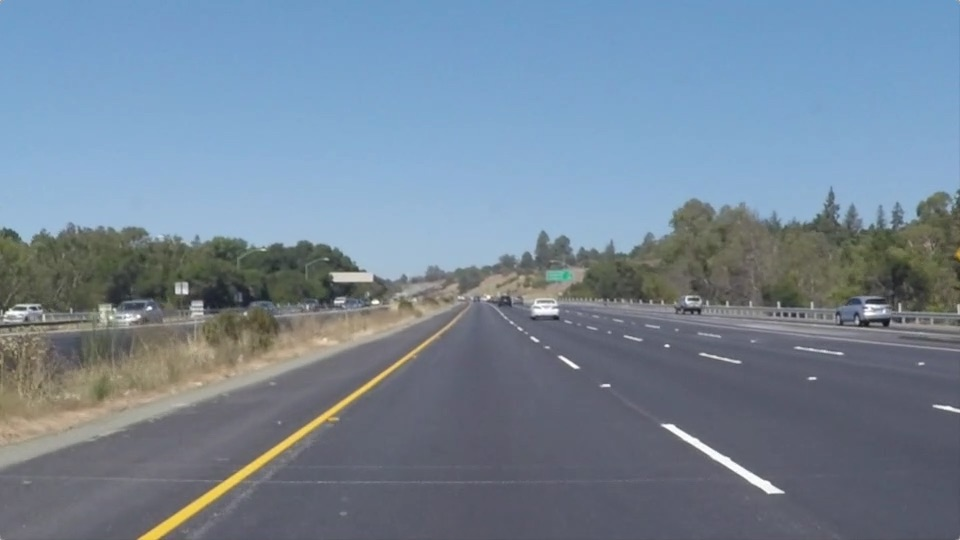
#> input picture test_images/solidYellowLeft.jpg, 960 x 540 px; its folder holds 4 pictures in this run
$ python image_warp.py
#> lines starting #> are read from the running program, lines starting #| are printed output that depends on the picture
from __future__ import division
import numpy as np
import cv2
import glob
import os


class ImageWarper:

    def __init__(self):
        src = np.float32([
            [580, 460],
            [700, 460],
            [1040, 680],
            [260, 680],
        ])

        dst = np.float32([
            [260, 0],
            [1040, 0],
            [1040, 720],
            [260, 720],
        ])

        self.M = cv2.getPerspectiveTransform(src=src, dst=dst)
        self.M_inv = cv2.getPerspectiveTransform(src=dst, dst=src)

    def get_bird_view(self, img):
        return cv2.warpPerspective(img, self.M, dsize=(img.shape[1], img.shape[0]), flags=cv2.INTER_LINEAR)

    def get_normal_view(self, img):
        return cv2.warpPerspective(img, self.M_inv, dsize=(img.shape[1], img.shape[0]), flags=cv2.INTER_LINEAR)

    def get_normal_view_points(self, x_val, y_val):
        temp = len(x_val) * [1]

        ret_list = []
        new_points = [(p, y_val[ind], temp[ind]) for ind, p in enumerate(x_val)]
        # print(new_points)
        for p in new_points:
            p = np.array(p)
            new_point = np.dot(self.M_inv, p)
            new_point = new_point / new_point[2]
            ret_list.append((int(new_point[0]), int(new_point[1])))
        return ret_list


if __name__ == "__main__":
    cp = os.getcwd()
    path = 'test_images'
    images = glob.glob(os.path.join(cp, path) + '/*.jpg')
    image = cv2.imread(images[1])
#> image is the input picture: shape (540, 960, 3); mean B, G, R 150.8, 133.6, 116.5

    imw = ImageWarper()
    warped_img = imw.get_bird_view(image)
#> in get_bird_view, `return cv2.warpPerspective(img, self.M, dsize=(img.shape[1], img.shape..`:
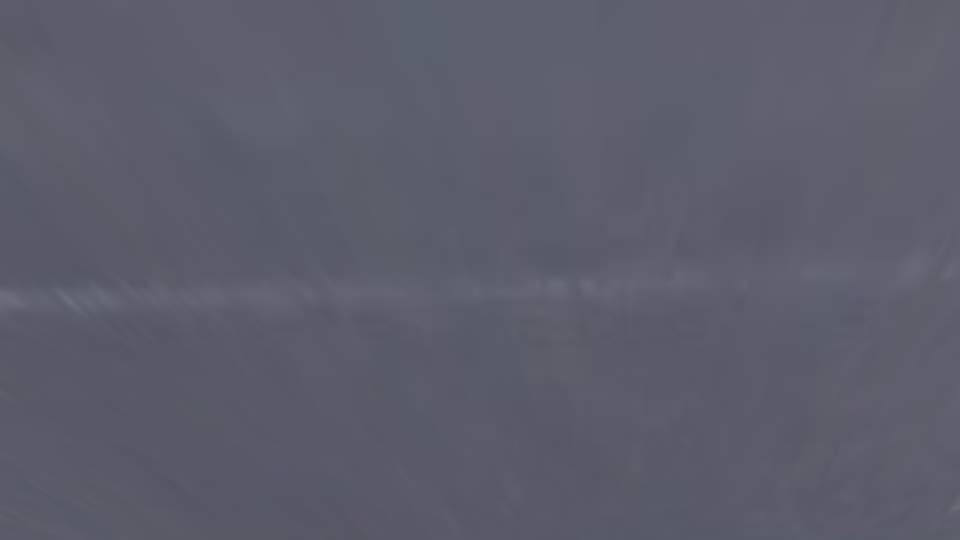
#> returned value: shape (540, 960, 3); mean of channels 0, 1, 2 106.8, 92.8, 91.2; drawn as B, G, R
    print(np.max(warped_img))
#| 125
    cv2.imshow('win_1', image)
    cv2.imshow('win_2', warped_img)
    cv2.waitKey(0)
